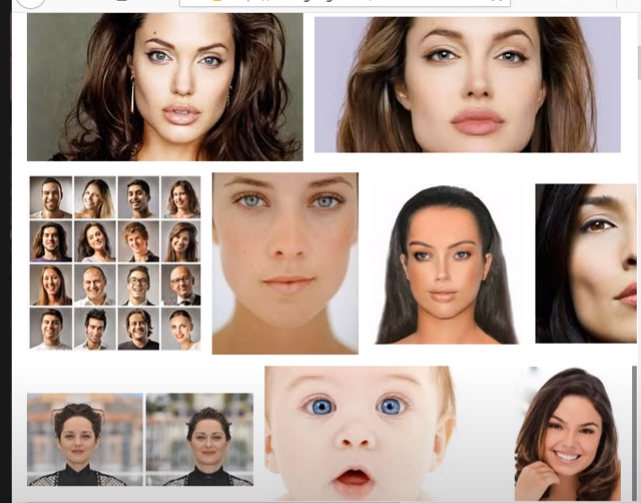
#> input picture deteccao-rostos/varios.png, 641 x 503 px
$ python detecta-rostos-melhorado.py
#> lines starting #> are read from the running program, lines starting #| are printed output that depends on the picture; after the words box and inside, x2 and y2 are one past the last pixel; in counts of white or black regions, pixels touching at a corner belong together
import cv2

#image_path = 'rosto.jpg'
#image_path = 'formatura.jpg'
image_path = 'varios.png'
cascade_path = 'haarcascade_frontalface_default.xml' #modelo de reconhecimento

clf = cv2.CascadeClassifier(cascade_path) #cria o classificador

#cv2.namedWindow("Teste_reconhecimento_face")

img = cv2.imread(image_path) #Lê a imagem
#> img is the input picture: shape (503, 641, 3); mean B, G, R 147.8, 157.6, 176.3

gray = cv2.cvtColor(img, cv2.COLOR_BGR2GRAY) #Converter para grayscale / preto e branco
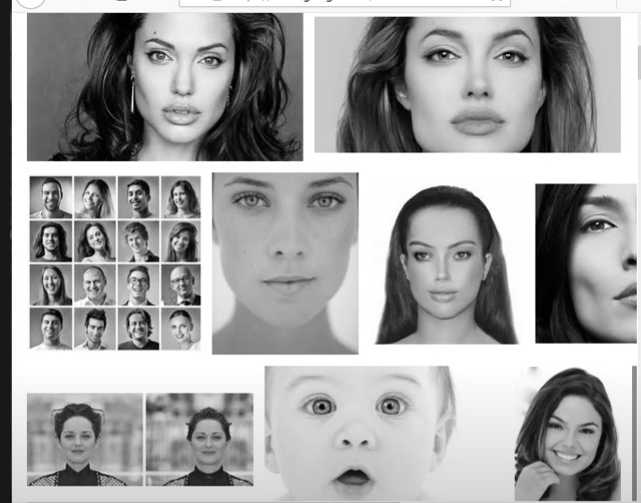
#> gray: shape (503, 641); min 0, max 255, mean 162.1

faces = clf.detectMultiScale(gray)
#> faces = 19 rows, first 6: [38, 183, 26, 26], [120, 182, 30, 30], [38, 225, 26, 26], [38, 268, 25, 25], [126, 271, 26, 26], [168, 268, 29, 29]
#faces = clf.detectMultiScale(gray,1.3,10)

for(x, y, w, h) in faces:
    img = cv2.rectangle(img, (x,y), (x+w, y+h), (255,255,0), 2)
#> this loop made 19 passes
#> (x, y, w, h) on passes 1 to 12: (38, 183, 26, 26), (120, 182, 30, 30), (38, 225, 26, 26), (38, 268, 25, 25), (126, 271, 26, 26), (168, 268, 29, 29), (80, 271, 26, 26), (38, 312, 25, 25), (126, 313, 26, 26), (165, 316, 28, 28), (83, 318, 26, 26), (52, 417, 51, 51)
#> pass 1, `img = cv2.rectangle(img, (x,y), (x+w, y+h), (255,255,0), 2)`:
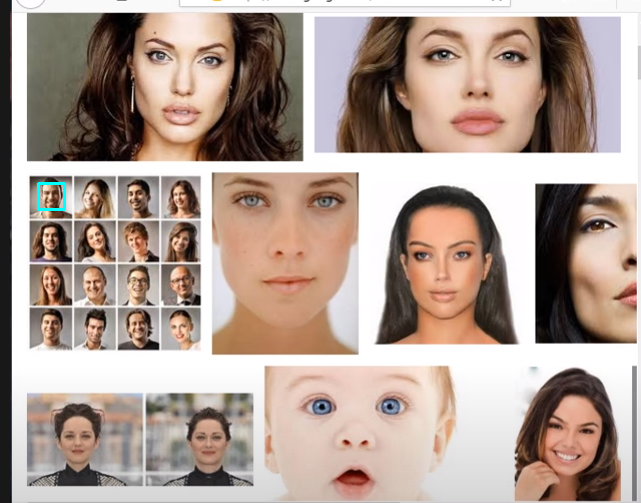
#> img: shape (503, 641, 3); 0.1% of pixels changed, all inside (x1, y1, x2, y2) = (37, 182, 66, 211)
#> pass 2, `img = cv2.rectangle(img, (x,y), (x+w, y+h), (255,255,0), 2)`:
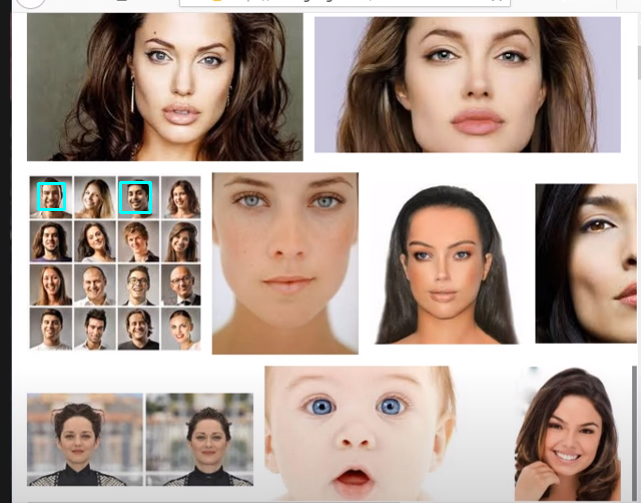
#> img: shape (503, 641, 3); 0.11% of pixels changed, all inside (x1, y1, x2, y2) = (119, 181, 152, 214)
#> pass 3, `img = cv2.rectangle(img, (x,y), (x+w, y+h), (255,255,0), 2)`:
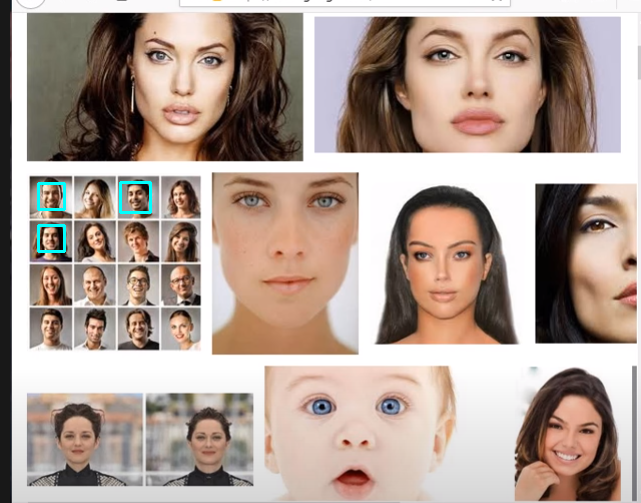
#> img: shape (503, 641, 3); 0.1% of pixels changed, all inside (x1, y1, x2, y2) = (37, 224, 66, 253)
#> after the loop:
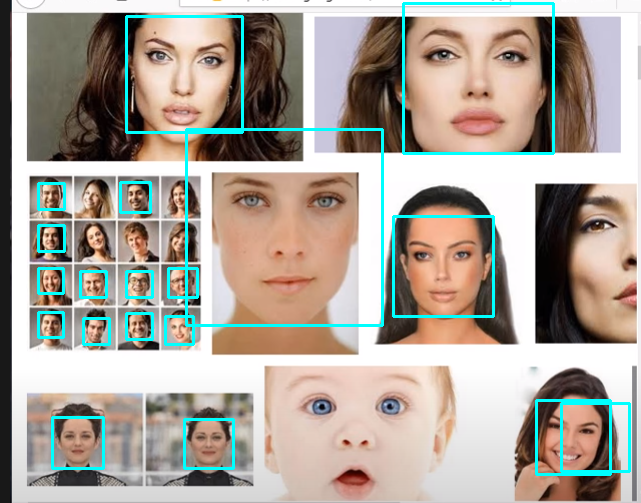
#> img: shape (503, 641, 3); 3.74% of pixels changed, all inside (x1, y1, x2, y2) = (37, 2, 631, 476)

cv2.imshow('image', img)
cv2.waitKey(0)
cv2.destroyAllWindows()
